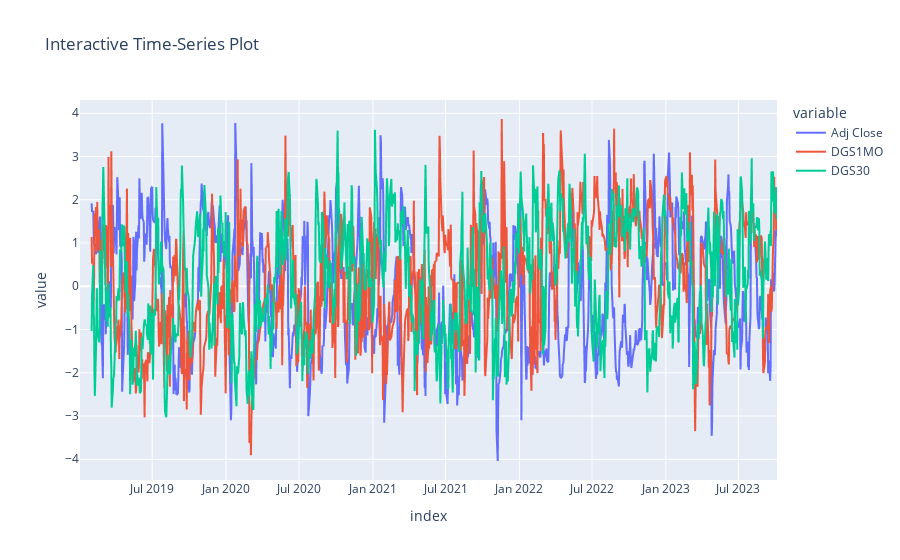

The cell this chart's notebook holds for it:
### Code cell
import plotly.express as px

# Create interactive plot
N = 21
equity_t_normalized = (equity_t - equity_t.rolling(N).mean())/equity_t.rolling(N).std()
fig = px.line(equity_t_normalized, x=equity_t_normalized.index, y=['Adj Close', 'DGS1MO','DGS30'], title='Interactive Time-Series Plot')

# Show the plot
fig.show()

### Figure 1 — Plotly figure (JSON) as saved in the notebook; plotly's stock layout.template omitted (floating-point values rounded to 4 significant figures; data arrays with more than 128 entries replaced by an {"elided": "..."} marker saying what was removed)
{"data": [{"hovertemplate": "variable=Adj Close<br>index=%{x}<br>value=%{y}<extra></extra>", "legendgroup": "Adj Close", "line": {"color": "#636efa", "dash": "solid"}, "marker": {"symbol": "circle"}, "mode": "lines", "name": "Adj Close", "showlegend": true, "type": "scattergl", "x": {"elided": "1191 str values"}, "xaxis": "x", "y": {"elided": "1191 float values"}, "yaxis": "y"}, {"hovertemplate": "variable=DGS1MO<br>index=%{x}<br>value=%{y}<extra></extra>", "legendgroup": "DGS1MO", "line": {"color": "#EF553B", "dash": "solid"}, "marker": {"symbol": "circle"}, "mode": "lines", "name": "DGS1MO", "showlegend": true, "type": "scattergl", "x": {"elided": "1191 str values"}, "xaxis": "x", "y": {"elided": "1191 float values"}, "yaxis": "y"}, {"hovertemplate": "variable=DGS30<br>index=%{x}<br>value=%{y}<extra></extra>", "legendgroup": "DGS30", "line": {"color": "#00cc96", "dash": "solid"}, "marker": {"symbol": "circle"}, "mode": "lines", "name": "DGS30", "showlegend": true, "type": "scattergl", "x": {"elided": "1191 str values"}, "xaxis": "x", "y": {"elided": "1191 float values"}, "yaxis": "y"}], "layout": {"legend": {"title": {"text": "variable"}, "tracegroupgap": 0}, "title": {"text": "Interactive Time-Series Plot"}, "xaxis": {"anchor": "y", "domain": [0, 1], "title": {"text": "index"}}, "yaxis": {"anchor": "x", "domain": [0, 1], "title": {"text": "value"}}}}
